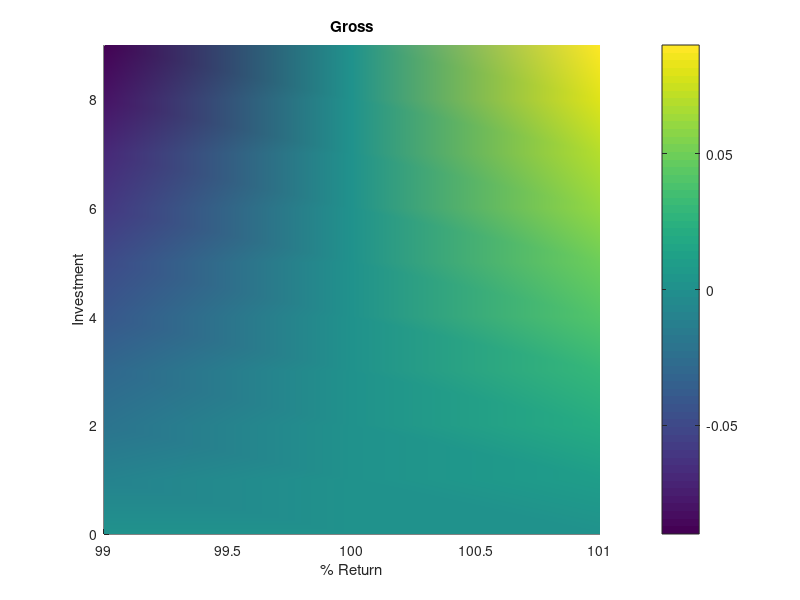

Recreate this plot in MATLAB.
InvestmentReturns=[0.0,0.0,0.0,;-0.01,0.0,0.01,;-0.02,0.0,0.02,;-0.03,0.0,0.03,;-0.04,0.0,0.04,;-0.05,0.0,0.05,;-0.06,0.0,0.06,;-0.07,0.0,0.07,;-0.08,0.0,0.08,;-0.09,0.0,0.09,;];
xName=[99,100,101,];
yName=[0,1.0,2.0,3.0,4.0,5.0,6.0,7.0,8.0,9.0,];
surf(xName,yName,InvestmentReturns);
view(0,90); shading interp;colorbar;
xlabel("% Return");ylabel("Investment");
title("Gross");
axis("tight");
